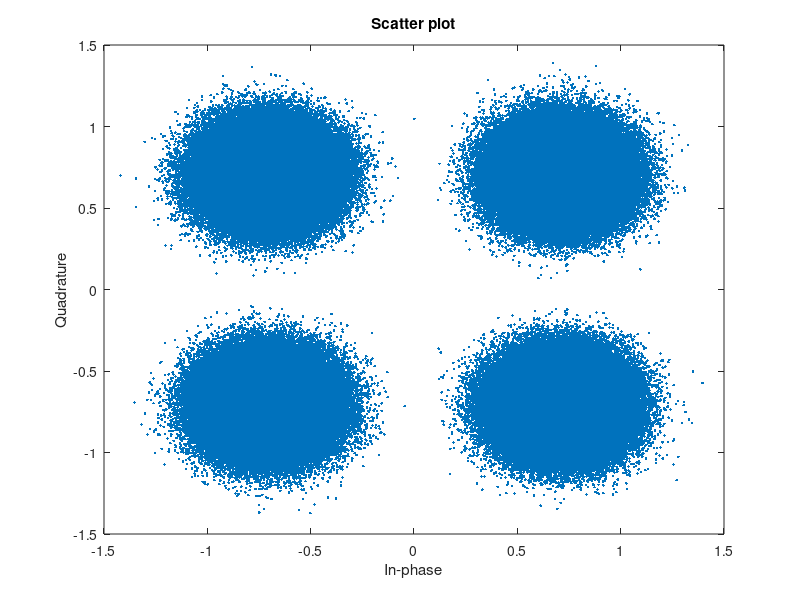

Source code (MATLAB):
% QPSK Modulator and Demodulator


% --- clear ---
close all;
clear all;
clc;

% --- setup ---
M = 4; % number of symbols. 4 for QPSK
NUM_DATA = 1000000; % Number of data samples
SNR = 14; % dB. SNR

% --- Generate the data ---
data = randi([0, M-1], NUM_DATA, 1);

% --- Modulate the data ---
txsignal = pskmod(data, M, pi/M);

% --- Corrupt the signal with AWGN (White) Noise ----
rxsignal = awgn(txsignal, SNR, 'measured');

% --- show the received constellation ---
scatterplot(rxsignal)

% --- demodulate the received signal ---
rxdata = pskdemod(rxsignal, M, pi/M);

% --- calculate the error count ---
error_count = symerr(data, rxdata, 'overall');

% --- calculate the BER ---
ber = error_count / NUM_DATA;
fprintf("BER = %g\n", ber);

